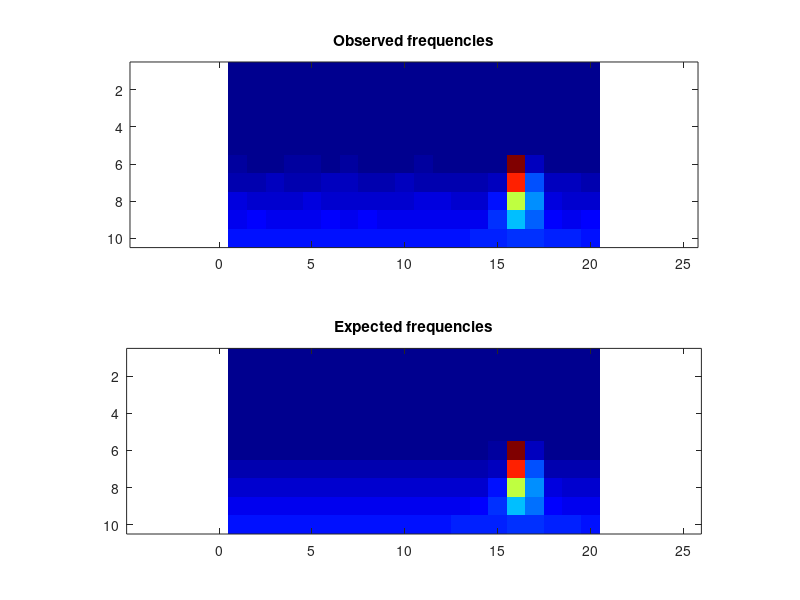

The MATLAB source for this figure:
obsFrequencies = [ 0, 0, 0, 0, 0, 0, 0, 0, 0, 0, 0, 0, 0, 0, 0, 0, 0, 0, 0, 0; 0, 0, 0, 0, 0, 0, 0, 0, 0, 0, 0, 0, 0, 0, 0, 0, 0, 0, 0, 0; 0, 0, 0, 0, 0, 0, 0, 0, 0, 0, 0, 0, 0, 0, 0, 0, 0, 0, 0, 0; 0, 0, 0, 0, 0, 0, 0, 0, 0, 0, 0, 0, 0, 0, 0, 0, 0, 0, 0, 0; 0, 0, 0, 0, 0, 0, 0, 0, 0, 0, 0, 0, 0, 0, 0, 0, 0, 0, 0, 0; 1212, 1200, 1172, 1217, 1219, 1190, 1234, 1157, 1207, 1151, 1212, 1185, 1171, 1176, 1161, 77534, 3712, 1191, 1200, 1195; 3610, 3617, 3678, 3580, 3527, 3670, 3655, 3505, 3579, 3679, 3609, 3605, 3570, 3605, 4685, 64476, 14881, 3664, 3637, 3611; 6162, 5939, 5947, 6049, 6103, 5953, 5926, 6002, 5992, 5897, 6090, 6115, 5977, 5987, 9818, 43446, 19630, 6297, 6027, 6022; 8215, 8505, 8379, 8443, 8391, 8541, 8339, 8490, 8468, 8442, 8350, 8467, 8442, 8424, 12484, 23626, 16898, 9010, 8385, 8485; 10674, 10805, 10681, 10765, 10720, 10808, 10714, 10729, 10842, 10764, 10813, 10736, 10822, 11098, 12089, 13068, 12487, 11198, 10953, 10763 ];
expFrequencies = [ 0, 0, 0, 0, 0, 0, 0, 0, 0, 0, 0, 0, 0, 0, 0, 0, 0, 0, 0, 0; 0, 0, 0, 0, 0, 0, 0, 0, 0, 0, 0, 0, 0, 0, 0, 0, 0, 0, 0, 0; 0, 0, 0, 0, 0, 0, 0, 0, 0, 0, 0, 0, 0, 0, 0, 0, 0, 0, 0, 0; 0, 0, 0, 0, 0, 0, 0, 0, 0, 0, 0, 0, 0, 0, 0, 0, 0, 0, 0, 0; 0, 0, 0, 0, 0, 0, 0, 0, 0, 0, 0, 0, 0, 0, 0, 0, 0, 0, 0, 0; 1200, 1200, 1200, 1200, 1200, 1200, 1200, 1200, 1200, 1200, 1200, 1200, 1200, 1200, 1213.21, 77045.9, 3696.44, 1200, 1200, 1200; 3600, 3600, 3600, 3600, 3600, 3600, 3600, 3600, 3600, 3600, 3600, 3600, 3600, 3600.04, 4511.57, 64712, 14909.1, 3603.7, 3600, 3600; 6000, 6000, 6000, 6000, 6000, 6000, 6000, 6000, 6000, 6000, 6000, 6000, 6000.01, 6016.5, 9676.84, 43167.1, 19804.4, 6186.03, 6000.21, 6000; 8400, 8400, 8400, 8400, 8400, 8400, 8400, 8400, 8400, 8400, 8400, 8400.03, 8403.34, 8600.98, 12455.1, 23549, 16904.4, 9175.37, 8418.36, 8400.2; 10802.2, 10801.1, 10800.9, 10800.9, 10800.9, 10800.9, 10800.9, 10800.9, 10800.9, 10801, 10801.5, 10805.2, 10834.7, 11058.6, 12018, 13231.5, 12593.6, 11317.3, 10877.8, 10810.5 ];
colormap(jet);
clf; subplot(2,1,1);
imagesc(obsFrequencies);
title('Observed frequencies');
axis equal;
subplot(2,1,2);
imagesc(expFrequencies);
axis equal;
title('Expected frequencies');
